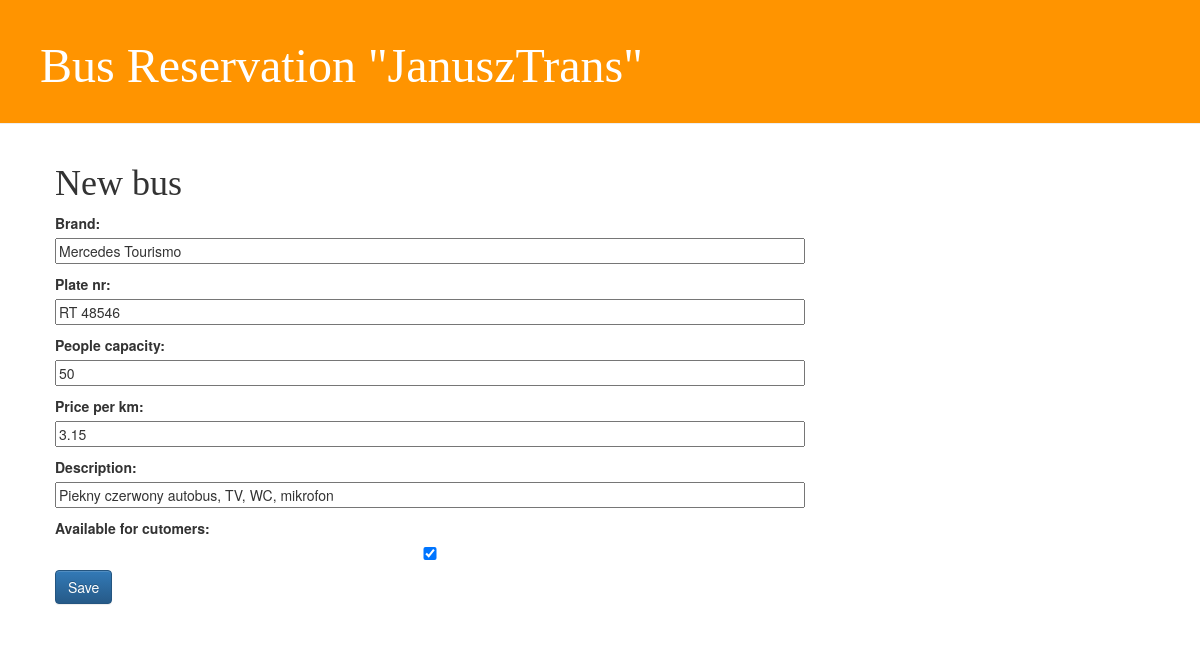
Before: /panel/edit_vehicle/1/ with the older database file.
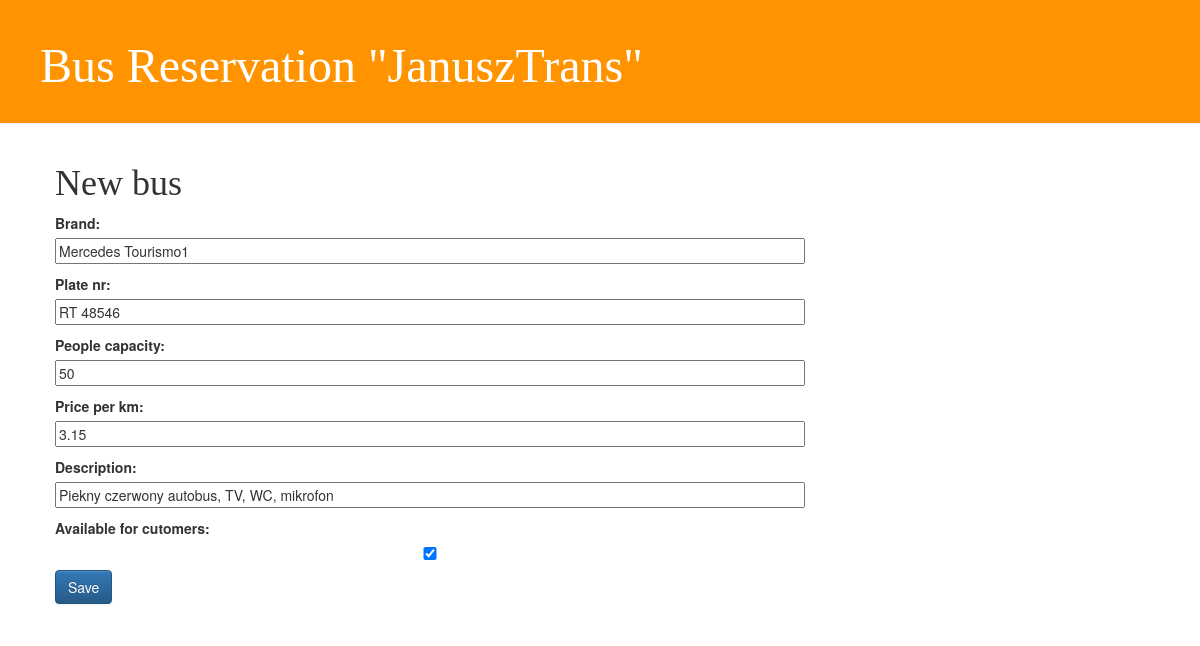
After: the same page with the newer database file.
### busreserv/models.py (models this page shows, shortened)
class Bus(models.Model): # Base model of Bus
    description = models.CharField(max_length=200)
    brand = models.CharField(max_length=150)
    plate_nr = models.CharField(max_length=10)
    people_capacity = models.IntegerField()
    price_per_km = models.DecimalField(max_digits=5, decimal_places=2)
    available_for_cutomers = models.BooleanField(default=True)

### busreserv/views.py (the view)
# urls.py: url(r'^panel/edit_vehicle/(?P<pk>[0-9]+)/$', views.edit_vehicle_view, name='edit_vehicle'),
def edit_vehicle_view(request, pk):
    vehicle = get_object_or_404(Bus, pk=pk)
    if request.method == "POST":
        form_var = BusForm(request.POST, instance=vehicle)
        if form_var.is_valid():
            newBus = form_var.save(commit=False)
            newBus.save()
            buses = Bus.objects.all()           #to previos site in broswer
            return render(request, 'busreserv/panel.html', {'buses' : buses})
    else:
        form_var = BusForm(instance=vehicle)
    return render(request, 'busreserv/new_vehicle.html', {'formBus': form_var})

### busreserv/forms.py
class BusForm(forms.ModelForm):
    class Meta:
        model = Bus
        fields = ('brand', 'plate_nr','people_capacity','price_per_km','description','available_for_cutomers')

### busreserv/templates/busreserv/new_vehicle.html
{% extends 'busreserv/base.html' %}
{% block content %}
    <h1>New bus</h1>
    <form method="POST" class="post-form">{% csrf_token %}
        {{ formBus.as_p }}
        <button type="submit" class="btn btn-primary btn-md">Save</button>
    </form>
{% endblock %}

Changed rows visible on the page:
changed Bus "RT 48546": brand "Mercedes Tourismo" → "Mercedes Tourismo1"
